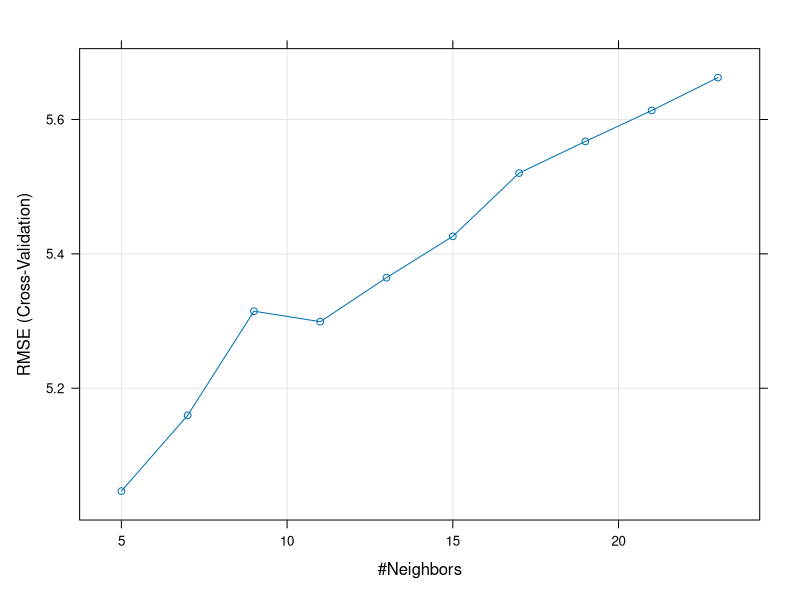
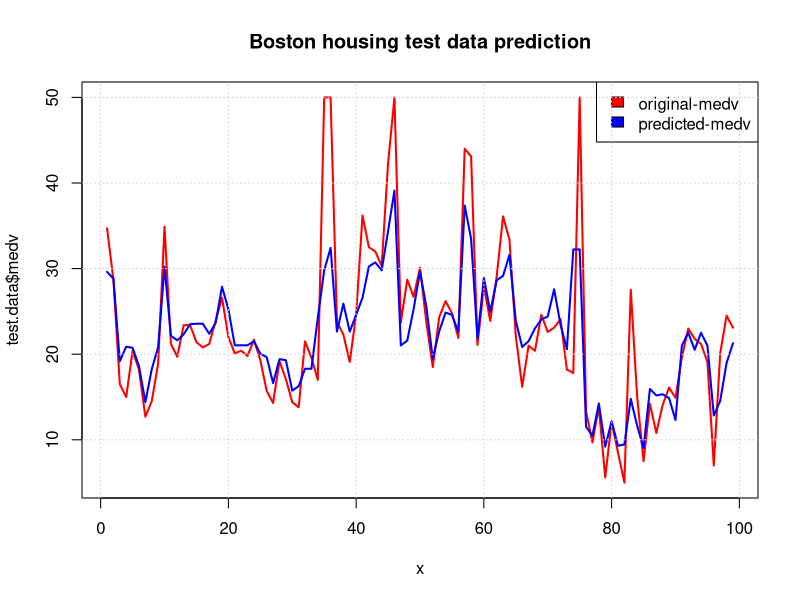

Here is the R script that generated these plots, in order:
# Load the data
# https://cran.r-project.org/web/packages/MASS/MASS.pdf
data("Boston", package = "MASS")

#install.packages("caret")
library(caret)

# Inspect the data
sample(Boston, 3)

# Split the data into training and test set
set.seed(123)
training.samples <- caret::createDataPartition(Boston$medv, p = 0.8, list = FALSE)
train.data  <- Boston[training.samples, ]
test.data <- Boston[-training.samples, ]

# Fit the model on the training set
model <- caret::train(
  medv~., data = train.data, method = "knn",
  trControl = caret::trainControl("cv", number = 10),
  #preProcess = c("center","scale"),
  preProcess = c("range"),
  tuneLength = 10
)
# Plot model error RMSE vs different values of k
plot(model)
# Best tuning parameter k that minimize the RMSE
model$bestTune
# Make predictions on the test data
predictions <- predict(model,test.data)
head(predictions)
# Compute the prediction error RMSE
RMSE(predictions, test.data$medv)


x = 1:dim(test.data)[1]
plot(x, test.data$medv, col = "red", type = "l", lwd=2,
     main = "Boston housing test data prediction")
lines(x, predictions, col = "blue", lwd=2)
legend("topright",  legend = c("original-medv", "predicted-medv"), 
       fill = c("red", "blue"), col = 2:3,  adj = c(0, 0.6))
grid() 
